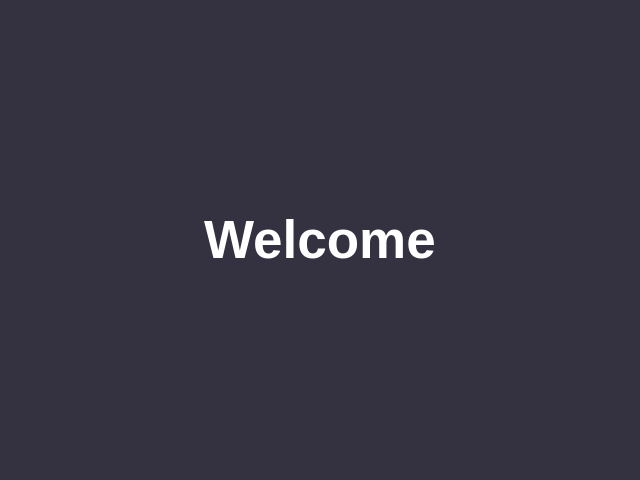
<?xml version="1.0" encoding="UTF-8"?>
<ui version="4.0">
 <class>MainPage</class>
 <widget class="QMainWindow" name="MainPage">
  <property name="geometry">
   <rect>
    <x>0</x>
    <y>0</y>
    <width>640</width>
    <height>480</height>
   </rect>
  </property>
  <property name="font">
   <font>
    <pointsize>40</pointsize>
    <bold>true</bold>
   </font>
  </property>
  <property name="windowTitle">
   <string>MainWindow</string>
  </property>
  <widget class="QWidget" name="centralwidget">
   <widget class="QLabel" name="lbl_Title">
    <property name="geometry">
     <rect>
      <x>0</x>
      <y>0</y>
      <width>640</width>
      <height>480</height>
     </rect>
    </property>
    <property name="styleSheet">
     <string notr="true">QLabel
{
	background-color:rgb(52,50,64);
	color:white;
}</string>
    </property>
    <property name="text">
     <string>Welcome</string>
    </property>
    <property name="alignment">
     <set>Qt::AlignCenter</set>
    </property>
   </widget>
  </widget>
 </widget>
 <resources/>
 <connections/>
</ui>
